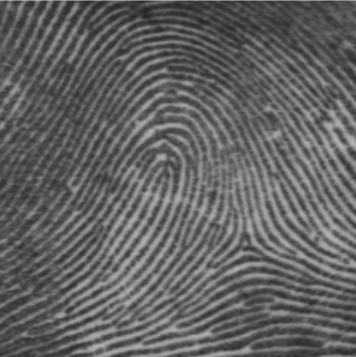
#> input picture relatorio2/impressaodigital.png, 356 x 357 px
$ python ativ3_impressaoDigital.py
#> lines starting #> are read from the running program, lines starting #| are printed output that depends on the picture
# Relatório 2 - PDI
# Bruno Marra - 3029
# Gustavo Viegas - 3026
# Heitor Passeado - 3055
#
# Descrição da Atividade:
#
# 1) Para a imagem MENINA, aplicar a equalização do histograma, apresentando a
# imagem e histograma antes e depois da equalização. Descreva o que ocorreu com
# o histograma.
# 2) Para a imagem FILTROMEDIANA, converter a imagem para mono e aplicar o
# filtro de media simples e o filtro de mediana, e analisar os resultados.
# 3) Para a imagem de impressao digital, converter para mono e aplicar filtro
# prewitt, sobel, canny e roberts, e comparar os resultados.
# 4) Para a imagem MicroHematuria, utilizar as técnicas que achar necessária
# para obter uma imagem binarizada mostrando as bordas dos globulos de sangue
# presentes na imagem.
#
# Este arquivo se refere a atividade 3).

# Carregando as bibliotecas necessárias
import numpy as np
import matplotlib.pyplot as plt
import cv2
from skimage.data import camera
from skimage.filters import roberts, sobel, prewitt

# Lê a imagem de entrada e aplica os algoritmos edges
image = cv2.imread("impressaodigital.png", 0)
#> image: shape (357, 356); min 37, max 181, mean 98.5
edge_canny = cv2.Canny(image, 150, 240)
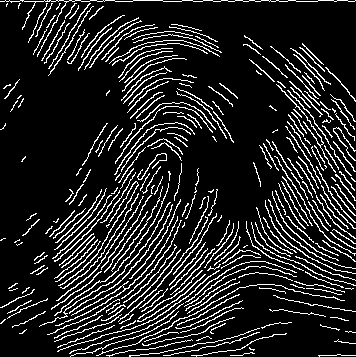
#> edge_canny: shape (357, 356); 13.9% white in thin lines or dots
edge_prewitt = prewitt(image)
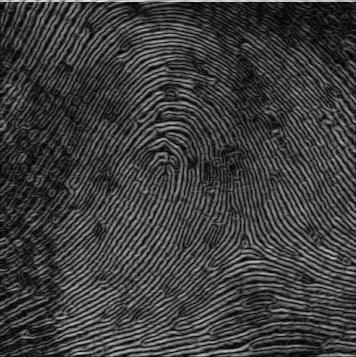
#> edge_prewitt: shape (357, 356) float64; min 0, max 0.262, mean 0.0633; drawn with min black and max white
edge_sobel = sobel(image)
edge_roberts = roberts(image)
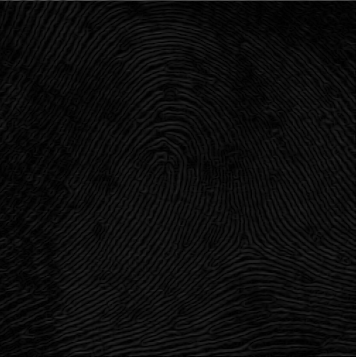
#> edge_roberts: shape (357, 356) float64; min 0, max 0.322, mean 0.0488

# Faz os subplots pra cada filtro
fig, ((ax1, ax2), (ax3, ax4)) = plt.subplots(ncols=2, nrows=2, sharex=True, sharey=True, figsize=(6, 6))

# Pra cada filtro, exibe a imagem com o filtro
ax1.set_title("Canny Edge Detection")
ax1.imshow(edge_canny, cmap=plt.cm.gray)
ax1.axis("off")

ax2.set_title("Prewitt Edge Detection")
ax2.imshow(edge_prewitt, cmap=plt.cm.gray)
ax2.axis("off")

ax3.set_title("Roberts Edge Detection")
ax3.imshow(edge_roberts, cmap=plt.cm.gray)
ax3.axis("off")

ax4.set_title("Sobel Edge Detection")
ax4.imshow(edge_sobel, cmap=plt.cm.gray)
ax4.axis("off")

# Saída dos resultados
plt.tight_layout()
plt.savefig("resultados/impressaoDigital_resuts.png")
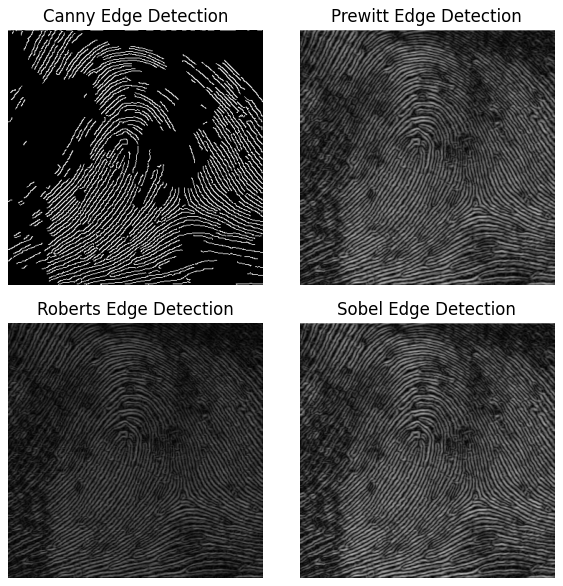
#> figure drawn by matplotlib, 4 panels
